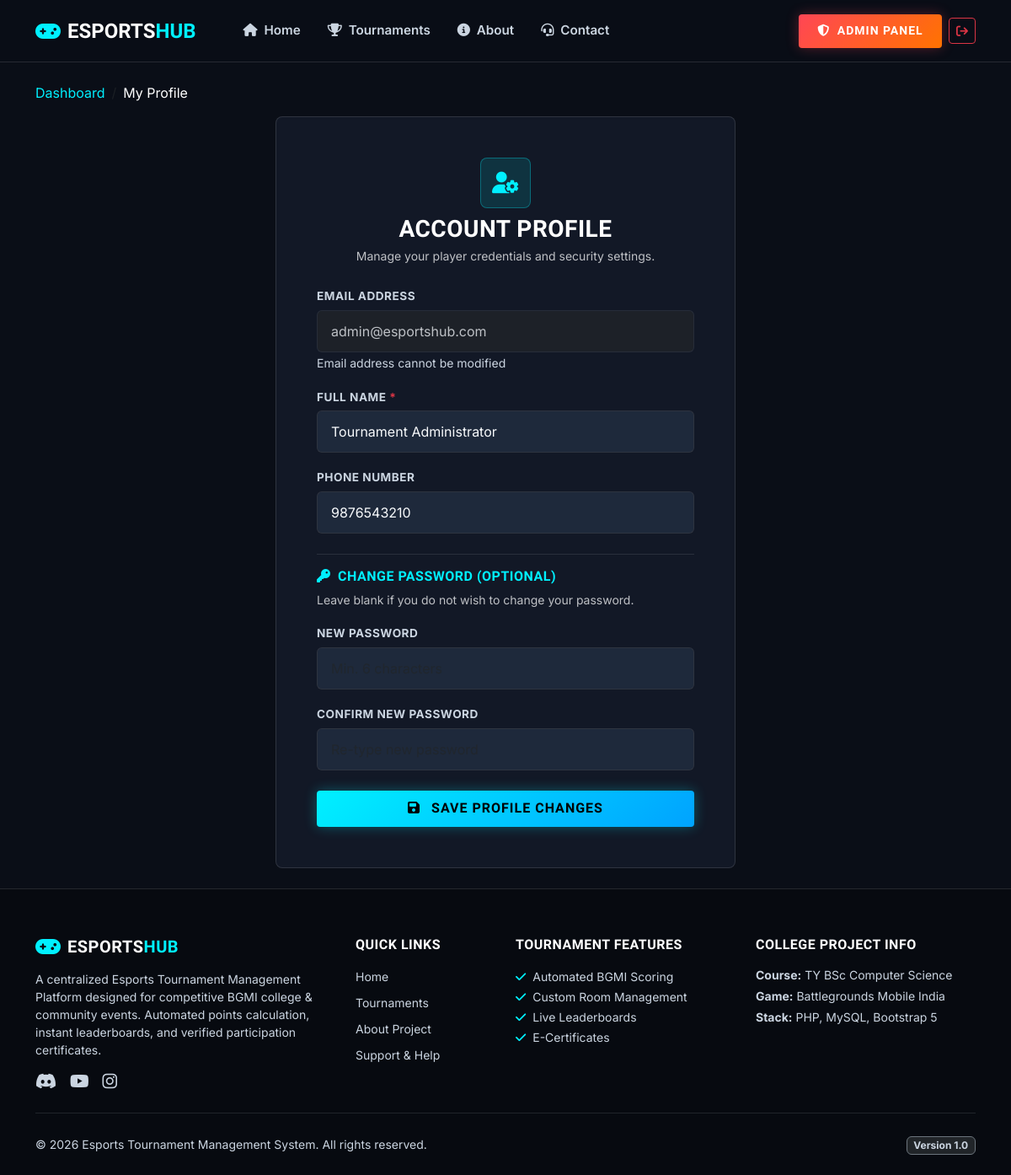
Screenshot of /player/profile.php (signed in) with the database file from the repository.
### tables this page shows
CREATE TABLE IF NOT EXISTS `users` (
    `id` INT AUTO_INCREMENT PRIMARY KEY,
    `name` VARCHAR(100) NOT NULL,
    `email` VARCHAR(150) NOT NULL UNIQUE,
    `password` VARCHAR(255) NOT NULL,
    `phone` VARCHAR(20) DEFAULT NULL,
    `role` ENUM('admin', 'player') NOT NULL DEFAULT 'player',
    `profile_image` VARCHAR(255) DEFAULT 'default_avatar.png',
    `created_at` TIMESTAMP DEFAULT CURRENT_TIMESTAMP
);

### player/profile.php (the view, shortened to what this page needs)
<?php
require_once "../config/database.php";
$userId = $_SESSION['user_id'];
$stmt = $pdo->prepare("SELECT * FROM users WHERE id = ?");
$stmt->execute([$userId]);
$user = $stmt->fetch();
require_once "../includes/header.php";
require_once "../includes/navbar.php";
?>
<div class="container py-4">
    <nav aria-label="breadcrumb" class="mb-3">
        <ol class="breadcrumb">
            <li class="breadcrumb-item"><a href="dashboard.php" class="text-cyan text-decoration-none">Dashboard</a></li>
            <li class="breadcrumb-item text-white active">My Profile</li>
        </ol>
    </nav>
    <div class="row justify-content-center">
        <div class="col-lg-6">
            <div class="esports-card p-4 p-md-5">
                <div class="text-center mb-4">
                    <div class="feature-icon-box mx-auto mb-2 text-cyan">
                        <i class="fa-solid fa-user-gear"></i>
                    </div>
                    <h3 class="text-white mb-1">Account Profile</h3>
                    <p class="text-light opacity-75 small">Manage your player credentials and security settings.</p>
                </div>
                <form action="profile.php" method="POST">
                    <div class="mb-3">
                        <label class="form-label-custom">Email Address</label>
                        <input type="email" class="form-control form-control-custom bg-dark opacity-75" value="<?php echo htmlspecialchars($user['email']); ?>" readonly>
                        <small class="text-muted">Email address cannot be modified</small>
                    </div>
                    <div class="mb-3">
                        <label class="form-label-custom">Full Name <span class="text-danger">*</span></label>
                        <input type="text" name="name" class="form-control form-control-custom" value="<?php echo htmlspecialchars($user['name']); ?>" required>
                    </div>
                    <div class="mb-4">
                        <label class="form-label-custom">Phone Number</label>
                        <input type="tel" name="phone" class="form-control form-control-custom" value="<?php echo htmlspecialchars($user['phone'] ?? ''); ?>" placeholder="10-digit mobile number">
                    </div>
                    <div class="pt-3 border-top border-secondary border-opacity-25 mb-3">
                        <h6 class="text-cyan brand-font mb-2"><i class="fa-solid fa-key me-1"></i> Change Password (Optional)</h6>
                        <small class="text-light opacity-75 d-block mb-3">Leave blank if you do not wish to change your password.</small>
                    </div>
                    <div class="mb-3">
                        <label class="form-label-custom">New Password</label>
                        <input type="password" name="new_password" class="form-control form-control-custom" placeholder="Min. 6 characters">
                    </div>
                    <div class="mb-4">
                        <label class="form-label-custom">Confirm New Password</label>
                        <input type="password" name="confirm_password" class="form-control form-control-custom" placeholder="Re-type new password">
                    </div>
                    <button type="submit" class="btn btn-neon-primary w-100">
                        <i class="fa-solid fa-floppy-disk me-2"></i> Save Profile Changes
                    </button>
                </form>
            </div>
        </div>
    </div>
</div>
<?php require_once "../includes/footer.php"; ?>

### assets/css/style.css (style rules this page uses)
:root { --bg-dark: #0a0e17; --bg-card: #121826; --bg-card-hover: #1a2236; --bg-surface: #1e293b; --border-color: rgba(255, 255, 255, 0.12); --border-glow: rgba(0, 240, 255, 0.35); --primary-neon: #00f0ff; --secondary-neon: #ff4655; --accent-gold: #ffb800; --text-main: #f8fafc; --text-muted: #cbd5e1; --text-dim: #94a3b8; }
body { background-color: var(--bg-dark); color: var(--text-main); font-family: 'Inter', system-ui, -apple-system, sans-serif; min-height: 100vh; display: flex; flex-direction: column; overflow-x: hidden; }
.text-muted { color: var(--text-muted) !important; }
.small, small { color: inherit; }
h1, h2, h3, h4, h5, h6, .brand-font { font-family: 'Rajdhani', sans-serif; font-weight: 700; letter-spacing: 0.5px; text-transform: uppercase; }
.text-cyan { color: var(--primary-neon) !important; }
.btn-neon-primary { background: linear-gradient(135deg, #00f0ff 0%, #00a3ff 100%); color: #000000; font-weight: 700; font-family: 'Rajdhani', sans-serif; letter-spacing: 1px; text-transform: uppercase; border: none; padding: 0.6rem 1.4rem; border-radius: 4px; transition: all 0.3s ease; box-shadow: 0 0 15px rgba(0, 240, 255, 0.3); }
.esports-card { background: var(--bg-card); border: 1px solid var(--border-color); border-radius: 8px; padding: 1.5rem; transition: all 0.3s cubic-bezier(0.4, 0, 0.2, 1); position: relative; overflow: hidden; }
.esports-card::before { content: ''; position: absolute; top: 0; left: 0; width: 3px; height: 100%; background: linear-gradient(to bottom, var(--primary-neon), transparent); opacity: 0; transition: opacity 0.3s ease; }
.feature-icon-box { width: 60px; height: 60px; border-radius: 8px; background: rgba(0, 240, 255, 0.12); border: 1px solid rgba(0, 240, 255, 0.3); display: flex; align-items: center; justify-content: center; font-size: 1.6rem; color: var(--primary-neon); margin-bottom: 1.25rem; }
.form-control-custom, .form-select-custom { background-color: var(--bg-surface); border: 1px solid var(--border-color); color: var(--text-main); padding: 0.75rem 1rem; border-radius: 6px; }
.form-label-custom { font-weight: 700; color: #cbd5e1; font-size: 0.85rem; text-transform: uppercase; letter-spacing: 0.5px; margin-bottom: 0.4rem; }

### rows the page displays
users: email "admin@esportshub.com", name "Tournament Administrator", phone "9876543210"
